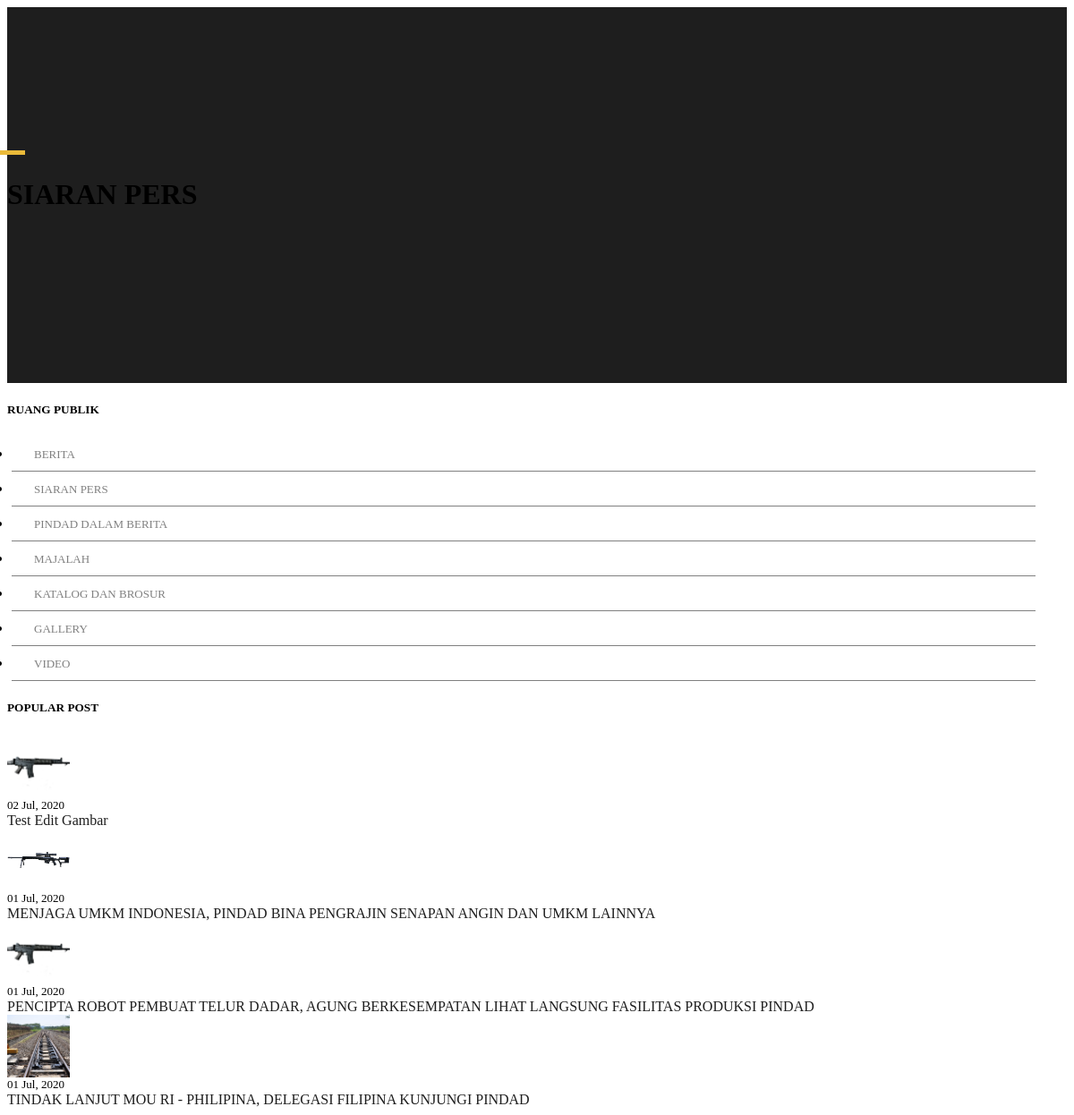
Page /page/press-release.php on the committed database.
### tables this page shows
CREATE TABLE `berita` (
  `id_berita` int(99) NOT NULL,
  `judul_berita` varchar(128) NOT NULL,
  `tanggal` date NOT NULL,
  `isi` text NOT NULL,
  `gambar` text NOT NULL,
  `kategori` varchar(128) NOT NULL
);

### page/press-release.php (the view, shortened to what this page needs)
<link rel="stylesheet" href="css/template-1.css">
<div class="full text-center">
    <span class="garis"></span>
    <h1 class="display-5 text-light"><dt><b>SIARAN PERS</b></dt></h1>
</div>
<div class="container mt-5">
    <div class="row">
        <div class="col-md-4">
            <div class="pb-5">
                <h5><dt><b>RUANG PUBLIK</b></dt></h5>
                <ul class="fa-ul list-aside my-3">
                    <li><span class="fa-li"><i class="fas fa-angle-right"></i></span><a href="index.php?page=news">BERITA</a></li>
                    <li><span class="fa-li"><i class="fas fa-angle-right"></i></span><a href="index.php?page=press-release">SIARAN PERS</a></li>
                    <li><span class="fa-li"><i class="fas fa-angle-right"></i></span><a href="index.php?page=pindad-in-news">PINDAD DALAM BERITA</a></li>
                    <li><span class="fa-li"><i class="fas fa-angle-right"></i></span><a href="index.php?page=majalah">MAJALAH</a></li>
                    <li><span class="fa-li"><i class="fas fa-angle-right"></i></span><a href="index.php?page=catalog-and-brochures">KATALOG DAN BROSUR</a></li>
                    <li><span class="fa-li"><i class="fas fa-angle-right"></i></span><a href="index.php?page=gallery">GALLERY</a></li>
                    <li><span class="fa-li"><i class="fas fa-angle-right"></i></span><a href="index.php?page=video">VIDEO</a></li>
                </ul>
            </div>
            <div class="pb-5">
                <h5><dt><b>POPULAR POST</b></dt></h5>
                <?php
                $popular_post = mysqli_query($connection, "select * from berita order by tanggal desc");
                $i = 0;
                while($data = mysqli_fetch_array($popular_post)){
                    if($i == 4){
                        break;
                    }
                    if($data[4]==null || $data[4]==""){
                        $thumbnail = "#";
                    }else{
                        $thumbnail = "news/".explode("-", $data[4])[0]."/gambar/".explode("-", $data[4])[1];
                    }
                    ?>
                    <div class="row popular-post my-4">
                        <div class="col-md-3">
                            <a href="index.php?page=view-news&id=<?php echo $data[0] ?>"><img src="<?php echo $thumbnail ?>" alt=""></a>
                        </div>
                        <div class="col-md-9">
                            <div class="text-warning font-weight-bold tanggal"><?php echo date("d M, Y", strtotime($data[2])) ?></div>
                            <a href="index.php?page=view-news&id=<?php echo $data[0] ?>" class="font-weight-bold judul"><?php echo $data[1] ?></a>
                        </div>
                    </div>
                    <?php
                    $i++;
                }
                ?>
            </div>
        </div>
    </div>
</div>

### css/template-1.css (style rules this page uses)
.full { width: 100%; padding-top: 170px; padding-bottom: 170px; background-color: #1e1e1e; }
.garis { background-color: #eaba3a; width: 40px; height: 5px; position: absolute; transform: translate(-50%, -10px); }
.list-aside li { transform: translateX(-35px); border-bottom: 1px solid #808080; padding: 10px; }
.list-aside li a { font-size: small; text-decoration: none; color: #808080; transition: all 100ms; margin-left: 15px; }
.popular-post div .tanggal { font-size: small; }
.article-berita div h5 a, .popular-post div .judul { text-decoration: none; color: #1e1e1e; transition: all 100ms; }
.popular-post div a img { width: 70px; height: 70px; object-fit: cover; }

### rows in the picture
berita: tanggal "02 Jul, 2020", judul_berita "Test Edit Gambar"
berita: shows a picture, tanggal "01 Jul, 2020", judul_berita "MENJAGA UMKM INDONESIA, PINDAD BINA PENGRAJIN SENAPAN ANGIN DAN UMKM LAINNYA"
berita: tanggal "01 Jul, 2020", judul_berita "PENCIPTA ROBOT PEMBUAT TELUR DADAR, AGUNG BERKESEMPATAN LIHAT LANGSUNG FASILITAS PRODUKSI PINDAD"
berita: shows a picture, tanggal "01 Jul, 2020", judul_berita "TINDAK LANJUT MOU RI - PHILIPINA, DELEGASI FILIPINA KUNJUNGI PINDAD"
